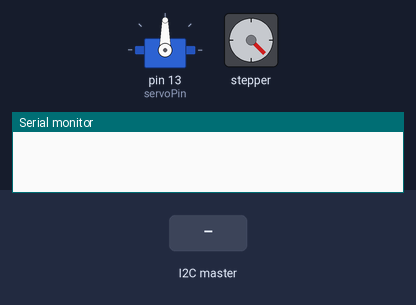
Simulated run of this sketch. Board: Arduino Uno, built with avr-gcc and run on an emulated ATmega328P. On the bench: servo, stepper motor, the last lines printed to the serial monitor. The test bench sets the inputs (shaded band). Stepper angles assume 2048 steps per turn.

Above: at 1.2 s.
1.3 s: the I2C master sends "H"
4.3 s: the I2C master sends the byte 1
At 4.77 s:
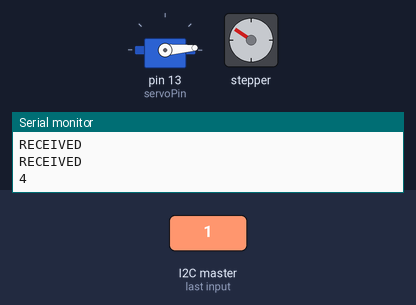
7.3 s: the I2C master sends the byte 90
At 7.57 s:
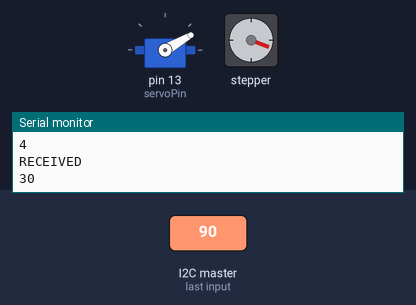
10.3 s: the I2C master sends the byte 200
At 10.99 s:
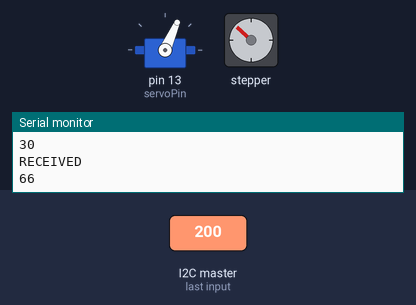
13.3 s: the I2C master sends the byte 0
At 13.47 s:
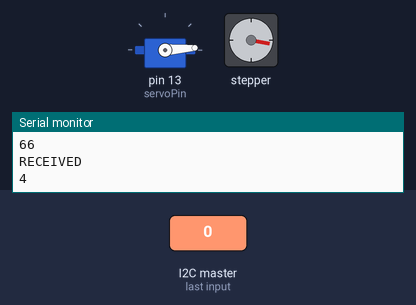
16.3 s: the I2C master sends the byte 90
At 16.59 s:
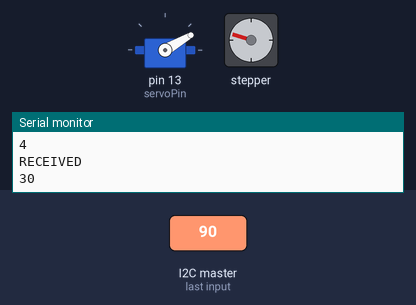
Timing chart, 0 to 20.3 s (numbered marks = the images above; inputs shaded):
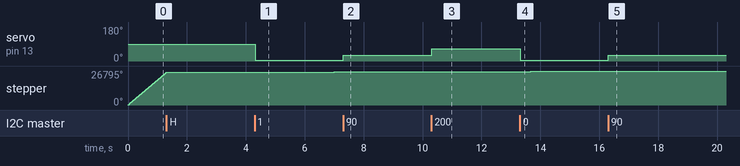

Measured:
- after the input at 4.3 s, servo on pin 13 (servoPin): 90° → 4° at once
- after the input at 7.3 s, servo on pin 13 (servoPin): 4° → 30° at once
- after the input at 10.3 s, servo on pin 13 (servoPin): 30° → 66° at once
- after the input at 13.3 s, servo on pin 13 (servoPin): 66° → 4° at once
- after the input at 16.3 s, servo on pin 13 (servoPin): 4° → 30° at once

The sketch:

Car.ino
```cpp
#include <Servo.h>

#include <Stepper.h>

#include <Wire.h>
const int stepsPerRevolution = 2048;  // change this to fit the number of steps per revolution
Stepper myStepper(stepsPerRevolution, 8, 9, 10, 11);
int servoPin = 13;
Servo myServo;

// for your motor
void setup() {
  // put your setup code here, to run once:
    Wire.begin(8);
    myServo.attach(servoPin);
    Serial.begin(9600);
    Wire.onReceive(Controller);
}
int A = 0;
int B = 0;
int C = 0;
int D = 0;
int TURN = 0;
bool GAS = false;

void loop() {
  // put your main code here, to run repeatedly:
	myStepper.step(stepsPerRevolution/100);
}
void Controller(int numBytes){
	Serial.println("RECEIVED");
	while(Wire.available()){
		int test = Wire.read();
		if (test == 72){
			myStepper.setSpeed(10);
		}
		else if (test == 76){
			myStepper.setSpeed(0);
		}
		else{
			TURN = test;
			TURN = TURN / 3;
			if (TURN <= 3){
				TURN = 4;
			}
			Serial.println(TURN);
			myServo.write(TURN);
		}
	}


}
```
